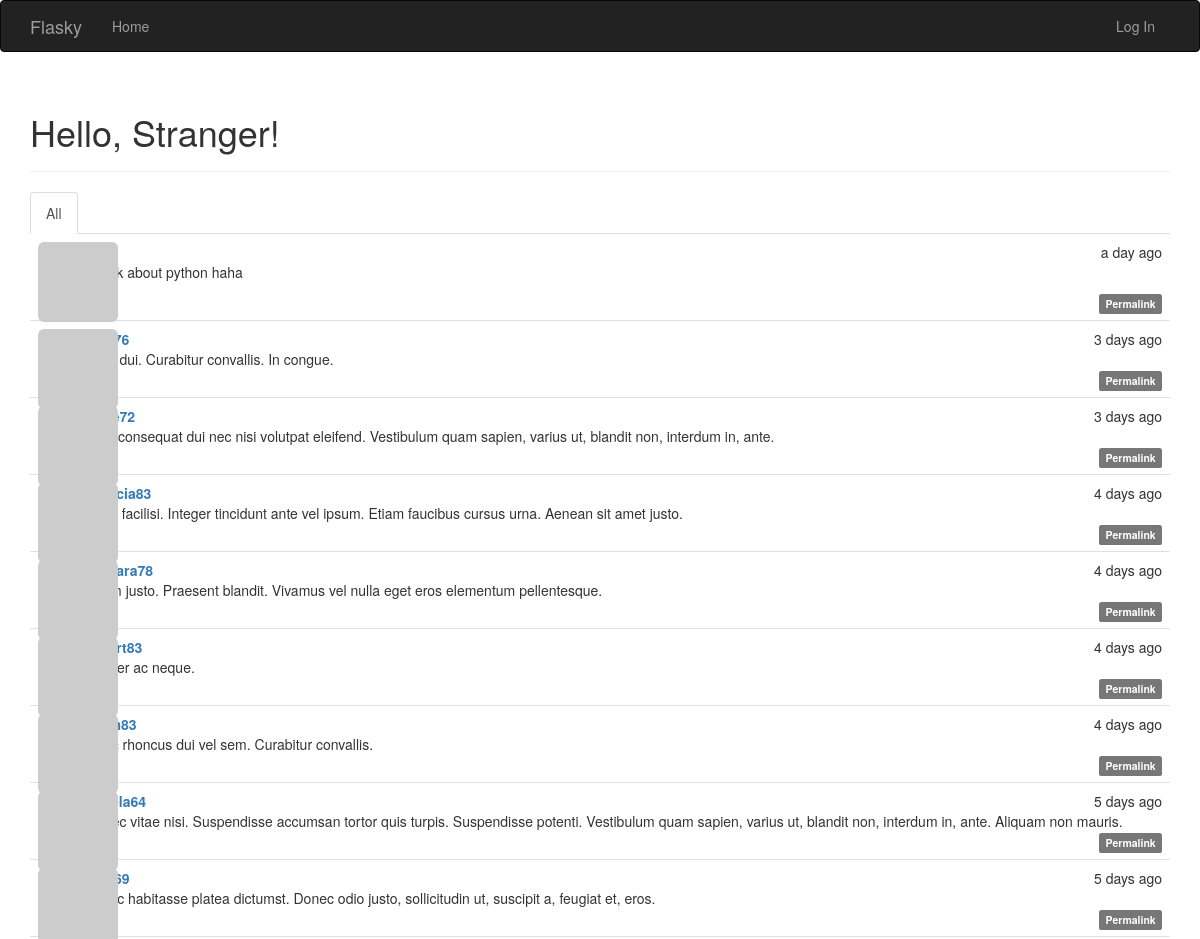
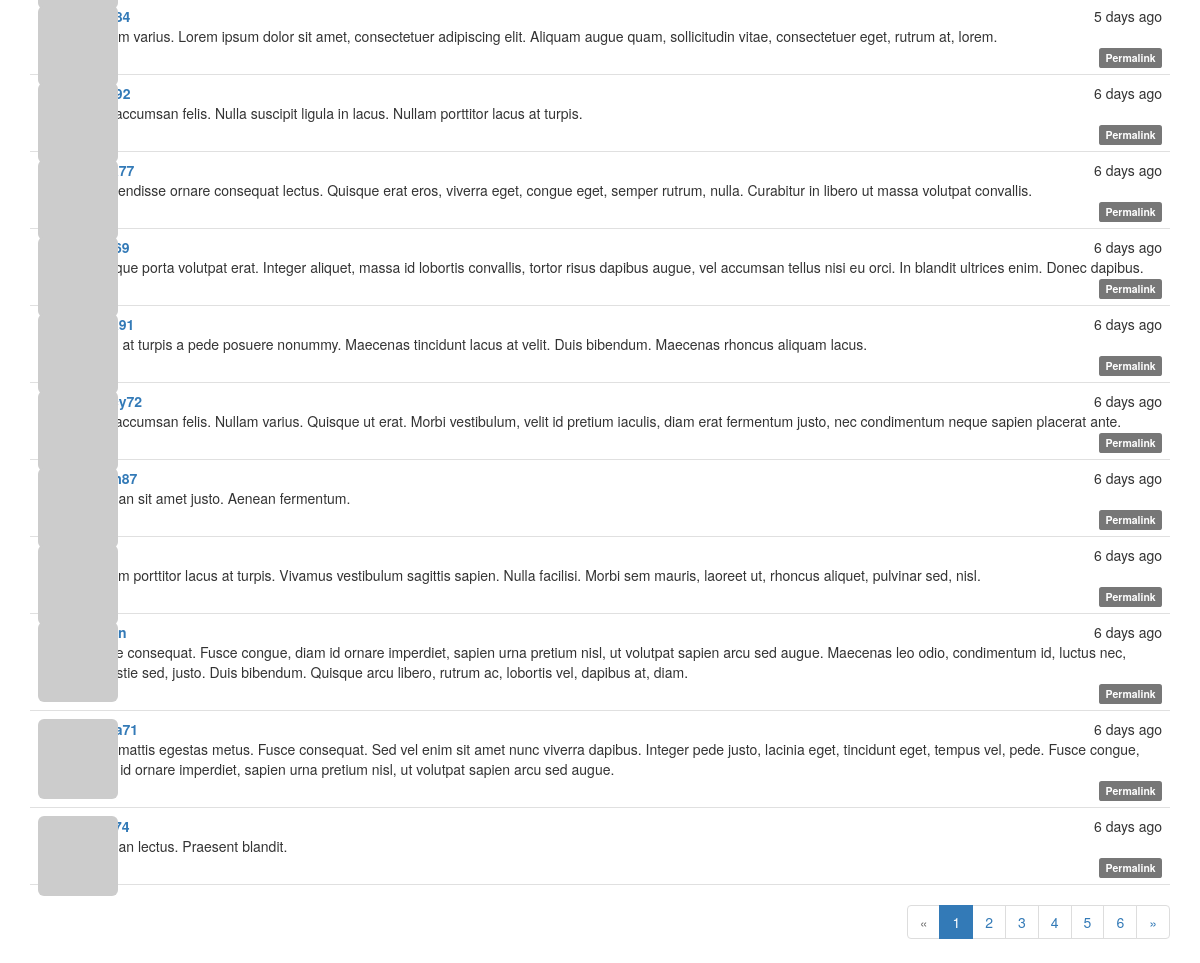
The page / on the database its author committed (2 pictures, top to bottom).
### app/models.py (models this page shows, shortened)
class Post(db.Model):
    __tablename__ = 'posts'
    id = db.Column(db.Integer, primary_key=True)
    body = db.Column(db.Text)
    timestamp = db.Column(db.DateTime, index=True, default=datetime.utcnow)
    author_id = db.Column(db.Integer, db.ForeignKey('users.id'))
    body_html = db.Column(db.Text)

class User(UserMixin, db.Model):
    __tablename__ = 'users'
    id = db.Column(db.Integer, primary_key=True)
    email = db.Column(db.String(64), unique=True, index=True)
    username = db.Column(db.String(64), unique=True, index=True)
    role_id = db.Column(db.Integer, db.ForeignKey('roles.id'))
    password_hash = db.Column(db.String(128))
    confirmed = db.Column(db.Boolean, default=False)
    name = db.Column(db.String(64))
    location = db.Column(db.String(64))
    about_me = db.Column(db.Text())
    member_since = db.Column(db.DateTime(), default=datetime.utcnow)
    last_seen = db.Column(db.DateTime(), default=datetime.utcnow)
    avatar_hash = db.Column(db.String(32))
    posts = db.relationship('Post', backref='author', lazy='dynamic')
    followed = db.relationship('Follow', foreign_keys=[Follow.follower_id], backref=db.backref('follower', lazy='joined'), lazy='dynamic', cascade='all, delete-orphan')
    followers = db.relationship('Follow', foreign_keys=[Follow.followed_id], backref=db.backref('followed', lazy='joined'), lazy='dynamic', cascade='all, delete-orphan')
    def gravatar(self, size=100, default='identicon', rating='g'):
        if request.is_secure:
            url = 'https://secure.gravatar.com/avatar'
        else:
            url = 'http://www.gravatar.com/avatar'
        try:
            hash = self.avatar_hash or hashlib.md5(self.email.encode('utf-8')).hexdigest()
        except:
            hash = self.avatar_hash
        return '{url}/{hash}?s={size}&d={default}&r={rating}'.format(url=url, hash=hash, size=size, default=default, rating=rating)
    @property
    def password(self):
        raise AttributeError('password is not a readable attribute')

### app/main/views.py (the view)
@main.route('/', methods=['GET', 'POST'])
def index():
    form = PostForm()
    if (current_user.can(Permission.WRITE_ARTICLES) or current_user.can(Permission.ADMINISTER)) and form.validate_on_submit():
        post = Post(body=form.body.data, author=current_user._get_current_object())
        db.session.add(post)
        return redirect(url_for('.index'))
    page = request.args.get('page', 1, type=int)
    show_followed = False
    if current_user.is_authenticated:
        show_followed = bool(request.cookies.get('show_followed', ''))
    if show_followed:
        query = current_user.followed_posts
    else:
        query = Post.query
    pagination = query.order_by(Post.timestamp.desc()).paginate(page, per_page=current_app.config['FLASKY_POSTS_PER_PAGE'],error_out=False)
    posts = pagination.items
    return render_template('index.html', form=form, posts=posts, pagination=pagination, show_followed=show_followed)

### app/auth/views.py (called while the page is built)
@auth.before_app_request
def before_request():
    if current_user.is_authenticated:
        current_user.ping()
        if not current_user.confirmed and request.endpoint and request.endpoint[:5] != 'auth.' and request.endpoint != 'static':
            return redirect(url_for('auth.unconfirmed'))

### app/main/__init__.py (called while the page is built)
@main.app_context_processor
def inject_permissions():
    return dict(Permission=Permission)

### app/models.py (called while the page is built)
    def can(self, permissions):
        return False

    def is_administrator(self):
        return False

### app/templates/index.html (shortened to what this page needs)
{% extends "base.html" %}
{% import "bootstrap/wtf.html" as wtf %}
{% import "_macros.html" as macros %}
{% block page_content %}
<div class="page-header">
	<h1>Hello, {% if current_user.is_authenticated %}{{ current_user.username }}{% else %}Stranger{% endif %}!</h1>
</div>
<div class="post-tabs">
	<ul class="nav nav-tabs">
		<li{% if not show_followed %} class="active"{% endif %}><a href="{{ url_for('.show_all') }}">All</a></li>
	</ul>
	{% include '_posts.html' %}
</div>
{% if pagination %}
<div class="pagination">
	{{ macros.pagination_widget(pagination, '.index') }}
</div>
{% endif %}
{% endblock %}

### app/templates/_posts.html (shortened to what this page needs)
<ul class="posts">
	{% for post in posts %}
	<li class="post">
		<div class="post-thumbnail">
			<a href="{{ url_for('.user', username=post.author.username) }}">
				<img class="img-rounded profile-thumbnail" src="{{ post.author.gravatar(size=40) }}">
			</a>
		</div>
		<div class="post-content">
			<div class="post-date">{{ moment(post.timestamp).fromNow() }}</div>
			<div class="post-author"><a href="{{ url_for('.user', username=post.author.username) }}">{{ post.author.username }}</a></div>
			<div class="post-body">
				{% if post.body_html %}
					{{ post.body_html | safe }}
				{% else %}
					{{ post.body }}
				{% endif %}
			</div>
			<div class="post-footer">
				<a href="{{ url_for('.post', id=post.id) }}">
					<span class="label label-default">Permalink</span>
				</a>
			</div>
		</div>
	</li>
	{% endfor %}
</ul>

### app/static/styles.css (style rules this page uses)
.profile-thumbnail { position: absolute; }
ul.posts { list-style-type: none; padding: 0px; margin: 16px 0px 0px 0px; border-top: 1px solid #e0e0e0; }
ul.posts li.post { padding: 8px; border-bottom: 1px solid #e0e0e0; }
div.post-date { float: right; }
div.post-author { font-weight: bold; }
div.post-thumbnail { position: absolute; }
div.post-content { margin-left: 48px; min-height: 48px; }
div.pagination { width: 100%; text-align: right; padding: 0px; margin: 0px; }
div.post-footer { text-align: right; }
div.post-tabs { margin-top: 16px; }
div.post-tabs ul.posts { margin: 0px; border-top: none; }

### rows shown on the page
Post: timestamp "a day ago", body_html "I think about python haha"
Post: timestamp "3 days ago", body "Nam dui. Curabitur convallis. In congue."
Post: timestamp "3 days ago", body "Duis consequat dui nec nisi volutpat eleifend. Vestibulum quam sapien, varius ut, blandit non, interdum in, ante."
Post: timestamp "4 days ago", author.username "patricia83", body "Nulla facilisi. Integer tincidunt ante vel ipsum. Etiam faucibus cursus urna. Aenean sit amet justo."
Post: timestamp "4 days ago", author.username "barbara78", body "Etiam justo. Praesent blandit. Vivamus vel nulla eget eros elementum pellentesque."
Post: timestamp "4 days ago", body "Integer ac neque."
Post: timestamp "4 days ago", body "Nunc rhoncus dui vel sem. Curabitur convallis."
Post: timestamp "5 days ago", body "Donec vitae nisi. Suspendisse accumsan tortor quis turpis. Suspendisse potenti. Vestibulum quam sapien, varius ut, blandit non, interdum in, ante. Aliquam non mauris."
Post: timestamp "5 days ago", body "In hac habitasse platea dictumst. Donec odio justo, sollicitudin ut, suscipit a, feugiat et, eros."
Post: timestamp "5 days ago", body "Nullam varius. Lorem ipsum dolor sit amet, consectetuer adipiscing elit. Aliquam augue quam, sollicitudin vitae, consectetuer eget, rutrum at, lorem."
Post: timestamp "6 days ago", body "Sed accumsan felis. Nulla suscipit ligula in lacus. Nullam porttitor lacus at turpis."
Post: timestamp "6 days ago", body "Suspendisse ornare consequat lectus. Quisque erat eros, viverra eget, congue eget, semper rutrum, nulla. Curabitur in libero ut massa volutpat convallis."
Post: timestamp "6 days ago", body "Quisque porta volutpat erat. Integer aliquet, massa id lobortis convallis, tortor risus dapibus augue, vel accumsan tellus nisi eu orci. In blandit ultrices enim. Donec dapibus."
Post: timestamp "6 days ago", body "Proin at turpis a pede posuere nonummy. Maecenas tincidunt lacus at velit. Duis bibendum. Maecenas rhoncus aliquam lacus."
Post: timestamp "6 days ago", body "Sed accumsan felis. Nullam varius. Quisque ut erat. Morbi vestibulum, velit id pretium iaculis, diam erat fermentum justo, nec condimentum neque sapien placerat ante."
Post: timestamp "6 days ago", body "Aenean sit amet justo. Aenean fermentum."
Post: timestamp "6 days ago", body "Nullam porttitor lacus at turpis. Vivamus vestibulum sagittis sapien. Nulla facilisi. Morbi sem mauris, laoreet ut, rhoncus aliquet, pulvinar sed, nisl."
Post: timestamp "6 days ago", body "Fusce consequat. Fusce congue, diam id ornare imperdiet, sapien urna pretium nisl, ut volutpat sapien arcu sed augue. Maecenas leo odio, condimentum id, luctus nec, molestie sed, justo. Duis bibendum. Quisque arcu libero, rutrum ac, lobortis vel, dapibus at, diam."
Post: timestamp "6 days ago", body "Duis mattis egestas metus. Fusce consequat. Sed vel enim sit amet nunc viverra dapibus. Integer pede justo, lacinia eget, tincidunt eget, tempus vel, pede. Fusce congue, diam id ornare imperdiet, sapien urna pretium nisl, ut volutpat sapien arcu sed augue."
Post: timestamp "6 days ago", body "Aenean lectus. Praesent blandit."

### other values the page prints
{{ p }} "1"
{{ p }} "2" "3" "4" "5" "6"
